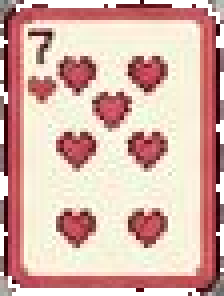
#> input picture apps/web/assets/scenarios/processed/anaconda/cards/faces/7H.png, 56 x 74 px (shown 4 times larger)
$ python fix_missing_hearts.py
#> lines starting #> are read from the running program, lines starting #| are printed output that depends on the picture
#!/usr/bin/env python3
"""Generate correct 6H and 9H card faces from existing hearts cards.

The hearts source sheet is missing the 6 and 9 of hearts, so the extraction
script mapped them to 7H and TH respectively.  This script creates proper
6H and 9H by:
  - 6H: copy 7H, erase the center heart, repaint rank "7" -> "6"
  - 9H: copy TH, erase one heart, repaint rank "10" -> "9"
"""

from __future__ import annotations

from pathlib import Path

from PIL import Image

FACES = Path(__file__).resolve().parents[1] / "apps/web/assets/scenarios/processed/anaconda/cards/faces"


def _sample_bg_color(img: Image.Image) -> tuple[int, int, int, int]:
    """Sample the dominant card background (cream) color from the center."""
    px = img.load()
    w, h = img.size
    samples: list[tuple[int, ...]] = []
    for y in range(h // 3, 2 * h // 3):
        for x in range(w // 3, 2 * w // 3):
            r, g, b, a = px[x, y]
            if a > 200 and r > 210 and g > 180 and b > 150:
                samples.append((r, g, b, a))
    if not samples:
        return (248, 243, 223, 255)
    # Return median color
    samples.sort()
    return samples[len(samples) // 2]  # type: ignore[return-value]


def _flood_fill_rect(img: Image.Image, x0: int, y0: int, x1: int, y1: int,
                     color: tuple[int, int, int, int],
                     threshold: int = 160) -> None:
    """Fill non-border (non-card-frame) pixels in a rect with color.

    Only fills pixels that are NOT part of the card border (dark red outline).
    Border pixels have R < threshold and are reddish.
    """
    px = img.load()
    w, h = img.size
    for y in range(max(0, y0), min(h, y1 + 1)):
        for x in range(max(0, x0), min(w, x1 + 1)):
            r, g, b, a = px[x, y]
            if a < 50:
                continue
            # Don't erase the card border (left/right edge columns)
            if x <= 5 or x >= w - 5:
                continue
            px[x, y] = color


def _paint_glyph(img: Image.Image, glyph: list[str], x0: int, y0: int,
                 fg: tuple[int, int, int, int]) -> None:
    """Paint a pixel-art glyph onto the image.  '#' = foreground pixel."""
    px = img.load()
    for dy, row in enumerate(glyph):
        for dx, ch in enumerate(row):
            if ch == '#':
                px[x0 + dx, y0 + dy] = fg


def _find_rank_color(img: Image.Image) -> tuple[int, int, int, int]:
    """Find the rank/heart text color (darkest red) in the top-left area."""
    px = img.load()
    darkest = (255, 0, 0, 255)
    min_brightness = 999
    for y in range(6, 16):
        for x in range(6, 16):
            r, g, b, a = px[x, y]
            if a > 100 and r < 180 and g < 100 and b < 100 and r > 30:
                brightness = r + g + b
                if brightness < min_brightness:
                    min_brightness = brightness
                    darkest = (r, g, b, a)
    return darkest


# Pixel-art glyphs for rank digits (approximately 6 wide x 7 tall)
GLYPH_6 = [
    "  ### ",
    " #    ",
    " #    ",
    " #### ",
    " #  # ",
    " #  # ",
    "  ### ",
]

GLYPH_9 = [
    " ###  ",
    " #  # ",
    " #  # ",
    " #### ",
    "    # ",
    "    # ",
    " ###  ",
]


def make_6h() -> None:
    src = Image.open(FACES / "7H.png").copy()
#> src is the input picture: PIL image 56x74 RGBA; mean R, G, B, A 205, 165.8, 156.1, 238.8
    bg = _sample_bg_color(src)
#> after the loop in _sample_bg_color, `for y in range(h // 3, 2 * h // 3):`: samples = 325 items, first 6: (255, 237, 226, 255), (255, 248, 239, 255), (246, 234, 220, 255), (255, 254, 235, 255), (243, 236, 217, 255), (213, 194, 179, 255)
#> bg = (249, 251, 227, 255)
    fg = _find_rank_color(src)
#> after the loop in _find_rank_color, `for y in range(6, 16):`: darkest = (39, 16, 2, 255); min_brightness = 57
#> fg = (39, 16, 2, 255)

    # 1) Erase the "7" rank label (top-left, rows 7-14, cols 6-15)
    _flood_fill_rect(src, 6, 7, 15, 15, bg)

    # 2) Paint "6" rank glyph
    _paint_glyph(src, GLYPH_6, 7, 8, fg)

    # 3) Erase the center single heart (rows 22-33, cols 18-38)
    _flood_fill_rect(src, 18, 22, 38, 33, bg)
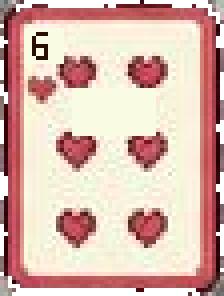
#> src: PIL image 56x74 RGBA (shown 4 times larger); mean R, G, B, A 207, 170.1, 159.6, 238.8; transparent parts drawn white

    dst = FACES / "6H.png"
    src.save(dst)
    print(f"Wrote {dst}")


def make_9h() -> None:
    src = Image.open(FACES / "TH.png").copy()
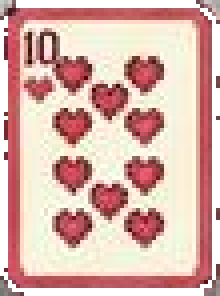
#> input picture apps/web/assets/scenarios/processed/anaconda/cards/faces/TH.png, 55 x 74 px (shown 4 times larger)
#> src is the input picture: PIL image 55x74 RGBA; mean R, G, B, A 200.3, 156.4, 148, 228.1
    bg = _sample_bg_color(src)
#> bg = (253, 247, 225, 255)
    fg = _find_rank_color(src)
#> fg = (49, 7, 0, 255)

    # 1) Erase the "10" rank label (top-left, rows 7-16, cols 6-16)
    _flood_fill_rect(src, 6, 7, 16, 16, bg)

    # 2) Paint "9" rank glyph
    _paint_glyph(src, GLYPH_9, 7, 8, fg)
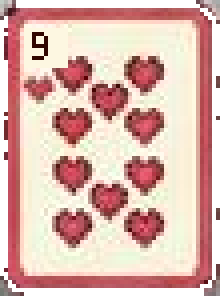
#> src: PIL image 55x74 RGBA (shown 4 times larger); mean R, G, B, A 201.4, 158.2, 149.5, 228.1; transparent parts drawn white

    # 3) TH layout is 2+1+2+2+1+2 = 10 hearts:
    #    Pair 1 (top):       rows 14-22, two columns
    #    Center heart 1:     rows 21-26, center column
    #    Pair 2:             rows 27-35, two columns
    #    Pair 3:             rows 39-48, two columns
    #    Center heart 2:     rows 46-52, center column
    #    Pair 4 (bottom):    rows 52-61, two columns
    #    Remove center heart 2 (rows 45-52, x 20-38) to get 9
    _flood_fill_rect(src, 20, 45, 38, 52, bg)
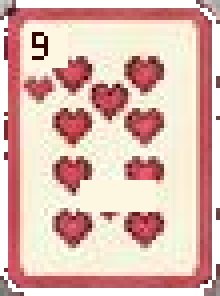
#> src: PIL image 55x74 RGBA (shown 4 times larger); mean R, G, B, A 203.4, 161.9, 152.6, 228.1; transparent parts drawn white

    dst = FACES / "9H.png"
    src.save(dst)
    print(f"Wrote {dst}")


if __name__ == "__main__":
    make_6h()
    make_9h()
